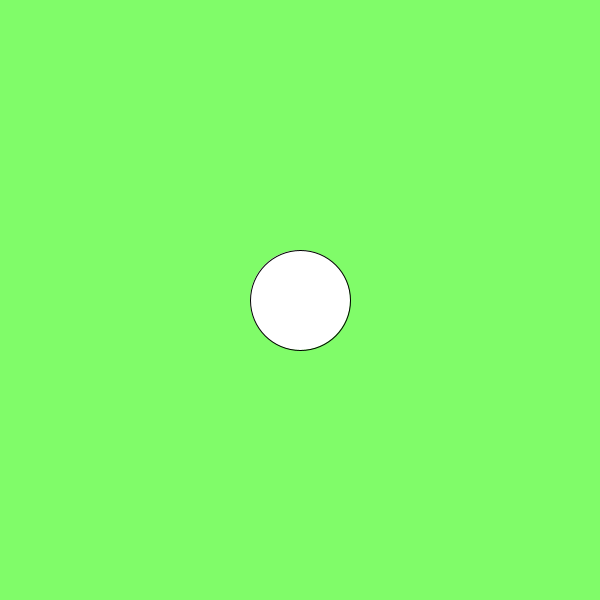
Frame 1 (no input)
Frame 60 (the mouse pressed at the canvas centre just before this capture): blank canvas, image omitted
Frame 120 (the mouse held since frame 60 and released just before this capture): identical to frame 1, image omitted

The Processing sketch that drew this single still picture (run headless with seeded random() and noise(); from frame 60 on, the mouse is pressed at the canvas centre):

// Processing sketch: w7_03_continuousBallChallenge2
// ── w7_03_continuousBallChallenge2.pde
// Continuous Ball Challenge 2
// This sketch is based around a square canvas
// Where xSpeed and y Speed are equivalent
// It plays off the diagonals that have a slope of 1

int x;
int y;
int diam;
int radius;
float xSpeed;
float ySpeed;

void setup(){
  size(600,600);
  x = width/2;
  y = height/2;
  diam = 100;
  radius = diam/2;
  xSpeed = 6;
  ySpeed = 6;
  background(128,252,105); 
}

void draw(){
  background(128,252,105); 
  ellipse(x,y,diam,diam); 
  x += xSpeed;
  y += ySpeed;
  
  if(x >= width + radius){
    x = height - y;
    y = 0 - radius;
  }
  if(y >= height + radius){
    y = width - x;
    x = 0 - radius;
  }
  
  if(mousePressed){
    x = mouseX;
    y = mouseY;
  }
}
